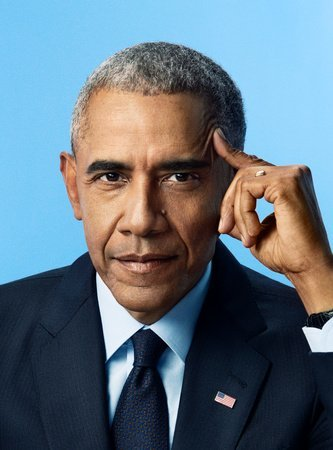
#> input picture Model/Test data/Barack Obama.jpg, 333 x 450 px, found by its file name
$ jupyter execute --allow-errors 'President Classifier.ipynb'   (shell and % lines are left out)
#> lines starting #> are read from the running program, lines starting #| are printed output that depends on the picture
[cell 1]
import numpy as np
import cv2
import matplotlib
from matplotlib import pyplot as plt

# Detect face using OpenCV (Haar Cascades technique)

[cell 2]
#add prefix 'r' to avoid error with Unicode
img = cv2.imread(r'D:\Python code\US_President_Classifier\Model\Test data\Barack Obama.jpg')
#> img is the input picture: shape (450, 333, 3); mean B, G, R 127.2, 114.8, 98.3
img.shape
#> Out = (450, 333, 3)

[cell 3]
#show image
plt.imshow(img)

[cell 4]
#Removing the third dimension of the image
gray = cv2.cvtColor(img, cv2.COLOR_BGR2GRAY)
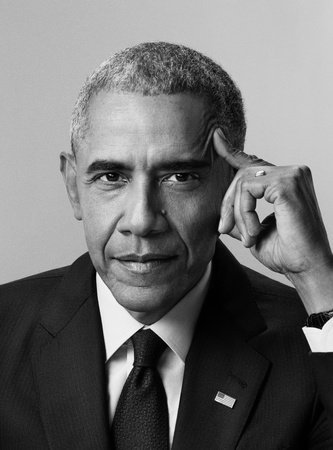
#> gray: shape (450, 333); min 0, max 253, mean 111.3
gray.shape
#> Out = (450, 333)

[cell 5]
#cmap is colormap: an array of colors used to map pixel data
plt.imshow(gray, cmap='gray')

[cell 6]
#Load the required XML classifiers
face_cascade = cv2.CascadeClassifier(r'D:\Python code\US_President_Classifier\Model\opencv\opencv\haarcascades\haarcascade_frontalface_default.xml')
eye_cascade = cv2.CascadeClassifier(r'D:\Python code\US_President_Classifier\Model\opencv\opencv\haarcascades\haarcascade_eye.xml')

#Detect the face in the image
#Return an array of the positions of the retangle where face is located
faces = face_cascade.detectMultiScale(gray, 1.3, 5)
#> faces = [[51, 103, 187, 187]]
faces
#> Out = [[51, 103, 187, 187]]

[cell 7]
#Draw the rectangle around the face
(x,y,w,h) = faces[0]
#> x = 51; y = 103; w = 187; h = 187
face_img = cv2.rectangle(img,(x,y),(x+w,y+h),(255,0,0),2) #RGB=255, draw red rectangle
plt.imshow(face_img)

[cell 8]
#Detect eyes
cv2.destroyAllWindows()
for (x,y,w,h) in faces: #iterate through all faces
    face_img = cv2.rectangle(img,(x,y),(x+w,y+h),(255,0,0),2) #draw rectangle in face
    roi_gray = gray[y:y+h, x:x+w]
    roi_color = face_img[y:y+h, x:x+w]
    eyes = eye_cascade.detectMultiScale(roi_gray) #find eyes
    for (ex,ey,ew,eh) in eyes: #iterate through all eyes
        cv2.rectangle(roi_color,(ex,ey),(ex+ew,ey+eh),(0,255,0),2) #draw rectangle in eyes
#> this loop made 1 pass
#> (x, y, w, h, eyes) on pass 1: (51, 103, 187, 187, [[33, 47, 51, 51], [104, 50, 49, 49]])
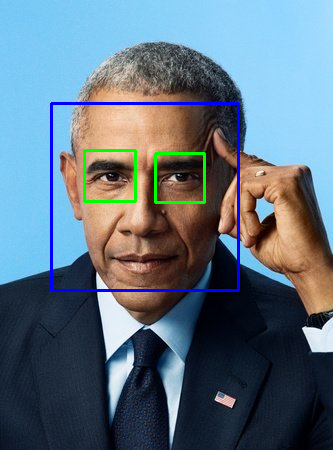
#> img: shape (450, 333, 3); mean B, G, R 128.3, 114.1, 95.4
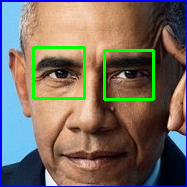
#> roi_color: shape (187, 187, 3); mean B, G, R 97, 107.8, 118.6

plt.figure()
plt.imshow(face_img, cmap='gray')
plt.show()

[cell 9]
#roi is region of interest. in this case, the face region of every picture
#task: cropping the roi from all pictures
plt.imshow(roi_color, cmap='gray')

[cell 10]
# Function to input img and return the cropped faces with 2 eyes
def get_cropped_image_if_2_eyes(image_path):
    # load image then reduce the dimensions to 2
    img = cv2.imread(image_path)
    if img is not None:
        gray = cv2.cvtColor(img, cv2.COLOR_BGR2GRAY)
        # detect face and eyes
        faces = face_cascade.detectMultiScale(gray, 1.3, 5)
#> faces = [[51, 103, 187, 187]]
        for (x,y,w,h) in faces:
            roi_gray = gray[y:y+h, x:x+w]
            roi_color = img[y:y+h, x:x+w]
            eyes = eye_cascade.detectMultiScale(roi_gray)
            # return the cropped face if there are 2 eyes
            if len(eyes) >= 2:
                return roi_color

[cell 11]
original_image = cv2.imread(r'D:\Python code\US_President_Classifier\Model\Test data\Barack Obama.jpg')
plt.imshow(original_image)

[cell 12]
# test function
cropped_image = get_cropped_image_if_2_eyes(r'D:\Python code\US_President_Classifier\Model\Test data\Barack Obama.jpg')
plt.imshow(cropped_image)

[cell 13]
# load obstructed image
original_image_obs = cv2.imread(r'D:\Python code\US_President_Classifier\Model\Test data\Obama returns to White House to celebrate health_yy.jpg')
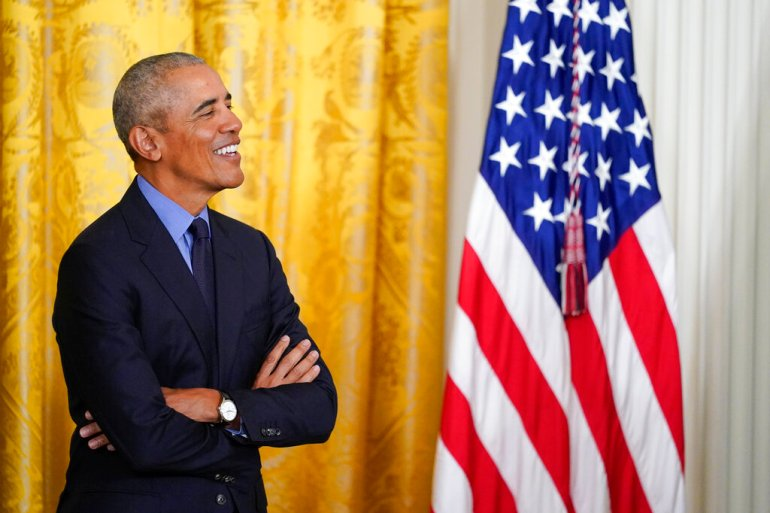
#> input picture Model/Test data/Obama returns to White House to celebrate health_yy.jpg, 770 x 513 px, found by its file name
#> original_image_obs is the input picture: shape (513, 770, 3); mean B, G, R 95.3, 128.3, 167
plt.imshow(original_image_obs)

[cell 14]
# test the function with obstructed image
# -> return nothing
crop_no_2_eyes = get_cropped_image_if_2_eyes(r'D:\Python code\US_President_Classifier\Model\Test data\Obama returns to White House to celebrate health_yy.jpg')
#> in get_cropped_image_if_2_eyes (call 2), `gray = cv2.cvtColor(img, cv2.COLOR_BGR2GRAY)`:
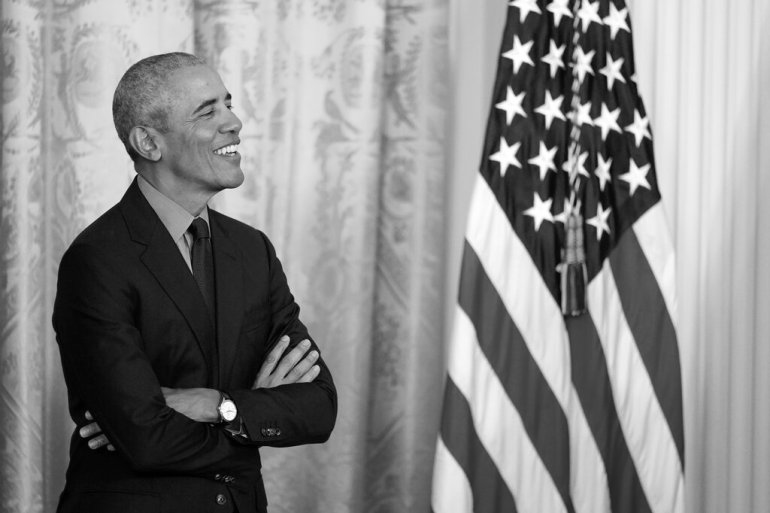
#> gray: shape (513, 770); min 0, max 255, mean 136.1
#> in get_cropped_image_if_2_eyes (call 2), `faces = face_cascade.detectMultiScale(gray, 1.3, 5)`: faces = ()
crop_no_2_eyes

# Begin data cleaning

[cell 15]
# specify the path of the dataset and the cropped folder
path_to_data = r"D:\Python code\US_President_Classifier\Model\Dataset"
path_to_cr_data = r"D:\Python code\US_President_Classifier\Model\Dataset\Cropped"

[cell 16]
# store all the path to the dataset's sub-folders using a list
import os
img_dirs = []
for entry in os.scandir(path_to_data): # goes through all sub_folders
    if  entry.is_dir():
        img_dirs.append(entry.path)

[cell 17]
img_dirs

Go through all images in dataset folder and create cropped images for them. There will be cropped folder inside dataset folder after you run this code

[cell 18]
# create the cropped folder if it doesn't exist
import shutil
if os.path.exists(path_to_cr_data):
    shutil.rmtree(path_to_cr_data) # if folder exist, remove it (to run multiple time)
os.mkdir(path_to_cr_data) #create new

[cell 19]
cropped_image_dirs = [] #cropped pics' folder paths
president_file_names_dict = {}

# iterate through all images directories
for img_dir in img_dirs:
    count = 1
    president_name = img_dir.split('\\')[-1] #get the names
    president_file_names_dict[president_name] = []

    for entry in os.scandir(img_dir): #crop every pics in directory
        roi_color = get_cropped_image_if_2_eyes(entry.path)
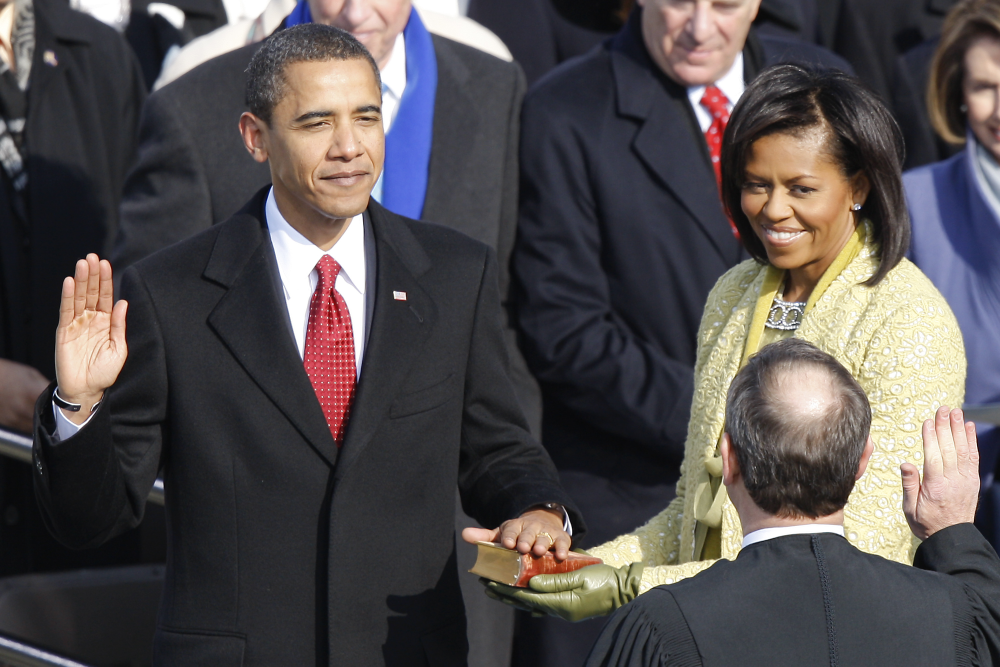
#> input picture Model/Dataset/Barack Obama/Barack Obama - dấu ấn vị cựu Tổng thống_yyth.jpg, 3000 x 2000 px (shown at 1/3 size)
#> in get_cropped_image_if_2_eyes, img is the input picture: shape (2000, 3000, 3); mean B, G, R 78.4, 77.7, 82.9
#> in get_cropped_image_if_2_eyes (call 3), `gray = cv2.cvtColor(img, cv2.COLOR_BGR2GRAY)`:
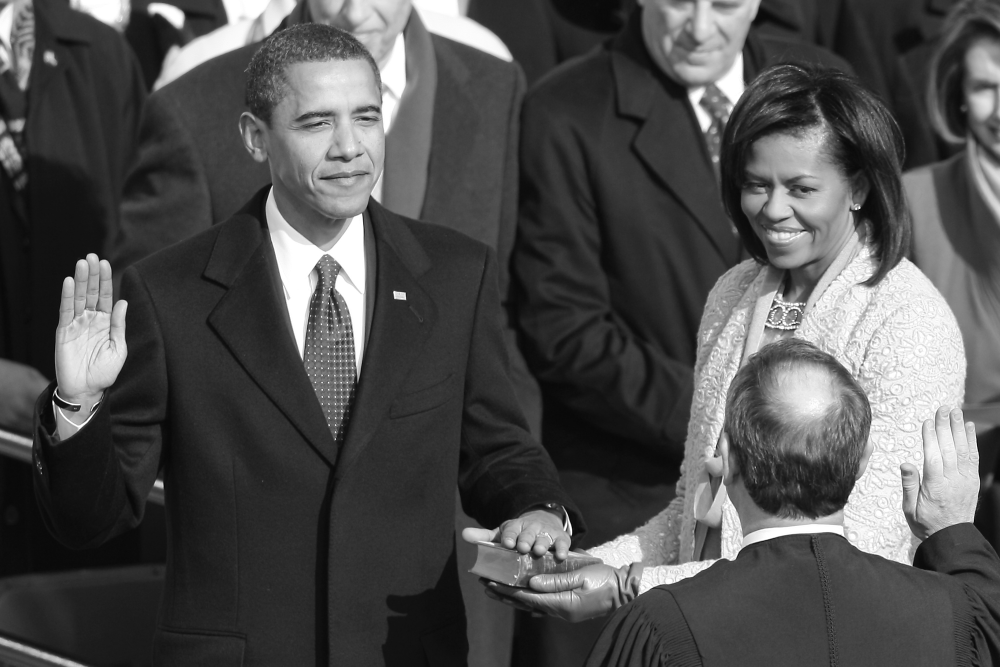
#> gray: shape (2000, 3000) (shown at 1/3 size); min 0, max 255, mean 79.3
#> in get_cropped_image_if_2_eyes (call 3), `faces = face_cascade.detectMultiScale(gray, 1.3, 5)`: faces = [[838, 206, 387, 387], [2181, 427, 344, 344]]
#> the loop in get_cropped_image_if_2_eyes, `for (x,y,w,h) in faces:` made 1 pass
#> (x, y, w, h, eyes) on pass 1: (838, 206, 387, 387, [[207, 127, 50, 50], [209, 96, 97, 97]])
#> pass 1, in get_cropped_image_if_2_eyes (call 3), `roi_color = img[y:y+h, x:x+w]`:
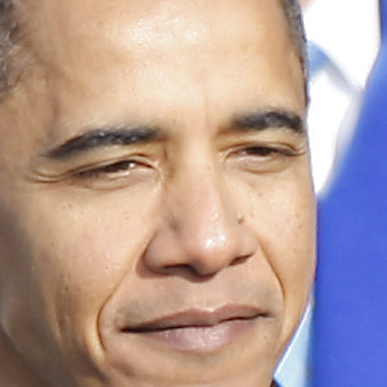
#> roi_color: shape (387, 387, 3); mean B, G, R 150.1, 156, 179.4
        # if pass, put pic in crop folders for each president
        if roi_color is not None:
            cropped_folder = os.path.join(path_to_cr_data, president_name)  #use os.path.join to append a subdirectory name
            if not os.path.exists(cropped_folder): #if folder not exist, create new
                os.makedirs(cropped_folder)
                cropped_image_dirs.append(cropped_folder)
                print("Generating cropped images in folder: ", cropped_folder)

            # generate file name and path for cropped pic
            cropped_file_name = president_name + str(count) + ".png"    #vd: Trump1.png
            cropped_file_path = os.path.join(cropped_folder, cropped_file_name)

            # save cropped pic to file path
            cv2.imwrite(cropped_file_path, roi_color)
            president_file_names_dict[president_name].append(cropped_file_path)

            count += 1

After manually examine cropped folder and delete any unwanted images, build the president_file_names_dict

[cell 20]
president_file_names_dict = {}
for img_dir in cropped_image_dirs:
    president_name = img_dir.split('\\')[-1]
    file_list = []
    for entry in os.scandir(img_dir):
        file_list.append(entry.path)
    president_file_names_dict[president_name] = file_list
president_file_names_dict

# Feature engineering: Apply wavelet transform to extract meaningful features

[cell 21]
import numpy as np
import pywt
import cv2

def w2d(img, mode='haar', level=1):
#> called with mode = 'db1', level = 5
    imArray = img
    # covert datatype
    # convert img to grayscale
    imArray = cv2.cvtColor(imArray,cv2.COLOR_RGB2GRAY)
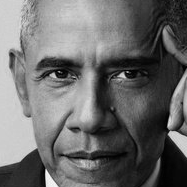
#> imArray: shape (187, 187); min 0, max 252, mean 106.5
    # conver to float
    imArray = np.float32(imArray)
    imArray /= 255;
    # compute coefficients
    coeffs = pywt.wavedec2(imArray, mode, level=level)

    # process coefficients
    coeffs_H = list(coeffs)
    coeffs_H[0] *= 0;

    # reconstrucution
    imArray_H =pywt.waverec2(coeffs_H, mode);
    imArray_H *= 255;
    imArray_H = np.uint8(imArray_H)
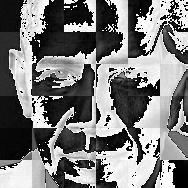
#> imArray_H: shape (188, 188); min 0, max 255, mean 121

    return imArray_H

[cell 22]
im_har = w2d(cropped_image, 'db1',5)
plt.imshow(im_har, cmap='gray')

# Begin feature extraction for all cropped pictures and prepare x and y for model training

[cell 23]
# assign the president names to numbers to put in the Y list
class_dict = {}
count = 0
for president_name in president_file_names_dict.keys():
    class_dict[president_name] = count
    count += 1
#> this loop made 0 passes
#> after the loop, class_dict = 0 items; count = 0
class_dict
